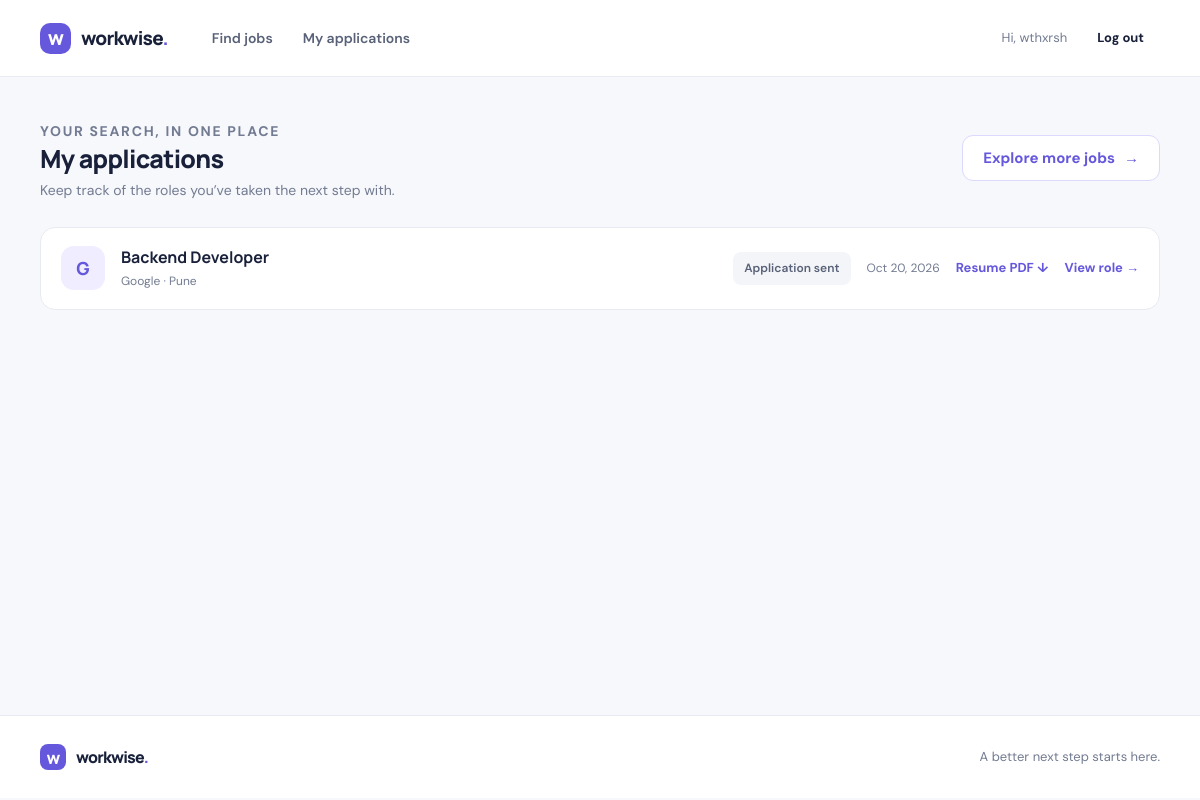
Screenshot of /jobs/applications/ (signed in) with the database file from the repository.
### accounts/models.py (models this page shows, shortened)
class CustomUser(AbstractUser):
    ROLE_CHOICES = [
        ('employer', 'Employer'),
        ('seeker', 'Job Seeker'),
    ]
    role = models.CharField(max_length=20, choices=ROLE_CHOICES, default='seeker')

### jobs/models.py (models this page shows, shortened)
class Application(models.Model):
    job = models.ForeignKey(Job, on_delete=models.CASCADE)
    applicant = models.ForeignKey(settings.AUTH_USER_MODEL, on_delete=models.CASCADE)
    resume = models.FileField(
        upload_to=resume_upload_path,
        blank=True,
        null=True,
    )
    date_applied = models.DateField(auto_now_add=True)
    class Meta:
        unique_together = ['job', 'applicant']

class Job(models.Model):
    title = models.CharField(max_length=200)
    company_name = models.CharField(max_length=200)
    description = models.TextField()
    location = models.CharField(max_length=100)
    salary = models.DecimalField(max_digits=10, decimal_places=2)
    posted_by = models.ForeignKey(settings.AUTH_USER_MODEL, on_delete=models.CASCADE)
    date_posted = models.DateField(auto_now_add=True)
    class Meta:
        ordering = ['-date_posted']

### jobs/views.py (the view)
# urls.py: path("applications/", MyApplicationListsView.as_view(), name="my_applications"),
class MyApplicationListsView(LoginRequiredMixin, ListView):
    model = Application
    template_name = "my_applications.html"
    context_object_name = "my_applications"
    def get_queryset(self):
        return Application.objects.filter(applicant=self.request.user).select_related(
            "job"
        )

### jobs/templates/my_applications.html (shortened to what this page needs)
{% extends "base.html" %}
{% block content %}
<header class="page-heading">
    <div>
        <p class="eyebrow eyebrow-light">Your search, in one place</p>
        <h1>My applications</h1>
        <p>Keep track of the roles you’ve taken the next step with.</p>
    </div>
    <a class="button button-outline" href="{% url 'jobs:job_list' %}">Explore more jobs <span aria-hidden="true">→</span></a>
</header>
<section class="listing-stack" aria-label="Your applications">
    {% for application in my_applications %}
        <article class="listing-row">
            <div class="company-avatar" aria-hidden="true">{{ application.job.company_name|first|upper }}</div>
            <div class="listing-main">
                <h3><a href="{% url 'jobs:job_detail' application.job.pk %}">{{ application.job.title }}</a></h3>
                <p>{{ application.job.company_name }} · {{ application.job.location }}</p>
            </div>
            <span class="status-pill">Application sent</span>
            <span class="application-date">{{ application.date_applied|date:"M j, Y" }}</span>
            {% if application.resume %}
                <a class="text-link" href="{% url 'jobs:resume_download' application.pk %}">Resume PDF ↓</a>
            {% else %}
                <span class="application-date">No resume on file</span>
            {% endif %}
            <a class="text-link" href="{% url 'jobs:job_detail' application.job.pk %}">View role →</a>
        </article>
    {% endfor %}
</section>
{% endblock %}

### jobs/templates/base.html (shortened to what this page needs)
{% load static %}
<!doctype html>
<html lang="en">
<head>
    <link rel="stylesheet" href="{% static 'jobs/css/site.css' %}">
</head>
<body>
    <header class="site-header">
        <div class="nav-shell">
            <a class="brand" href="{% url 'jobs:job_list' %}" aria-label="Workwise home">
                <span class="brand-mark">w</span>
                <span>workwise<span class="brand-period">.</span></span>
            </a>
            <nav class="main-nav" aria-label="Main navigation">
                <a href="{% url 'jobs:job_list' %}">Find jobs</a>
                {% if user.is_authenticated %}
                    {% if user.role == "employer" %}
                        <a href="{% url 'jobs:my_jobs' %}">My listings</a>
                    {% else %}
                        <a href="{% url 'jobs:my_applications' %}">My applications</a>
                    {% endif %}
                {% endif %}
            </nav>
            <div class="nav-actions">
                {% if user.is_authenticated %}
                    <span class="user-greeting">Hi, {{ user.first_name|default:user.username }}</span>
                    <form method="post" action="{% url 'logout' %}" class="logout-form">
                        <button class="button button-quiet button-small" type="submit">Log out</button>
                    </form>
                {% else %}
                    <a class="button button-quiet button-small" href="{% url 'login' %}">Log in</a>
                    <a class="button button-primary button-small" href="{% url 'accounts:signup' %}">Create account <span aria-hidden="true">↗</span></a>
                {% endif %}
            </div>
        </div>
    </header>
    <main class="page-shell">
        {% block content %}{% endblock %}
    </main>
    <footer class="site-footer">
        <div class="footer-shell">
            <a class="brand brand-footer" href="{% url 'jobs:job_list' %}">
                <span class="brand-mark">w</span><span>workwise<span class="brand-period">.</span></span>
            </a>
            <span>A better next step starts here.</span>
        </div>
    </footer>
</body>
</html>

### jobs/static/jobs/css/site.css (style rules this page uses)
:root { color-scheme: light; --ink: #19213a; --muted: #727b91; --line: #e7eaf1; --paper: #ffffff; --canvas: #f7f8fc; --violet: #6558dc; --violet-dark: #5144c5; --violet-soft: #efedff; --mint: #d9f5e8; --danger: #b6384e; --shadow: 0 16px 44px rgba(31, 39, 70, .07); }
* { box-sizing: border-box; }
html { min-width: 320px; scroll-behavior: smooth; }
body { margin: 0; background: var(--canvas); color: var(--ink); font: 15px/1.6 "DM Sans", sans-serif; -webkit-font-smoothing: antialiased; }
a { color: inherit; text-decoration: none; }
button, input, select, textarea { font: inherit; }
button, a { -webkit-tap-highlight-color: transparent; }
.site-header { position: sticky; z-index: 10; top: 0; background: rgba(255, 255, 255, .93); border-bottom: 1px solid rgba(231, 234, 241, .9); backdrop-filter: blur(16px); }
.nav-shell, .footer-shell, .page-shell { width: min(1120px, calc(100% - 48px)); margin-inline: auto; }
.nav-shell { min-height: 76px; display: flex; align-items: center; gap: 44px; }
.brand { display: inline-flex; align-items: center; gap: 10px; font: 800 19px/1 "Manrope", sans-serif; letter-spacing: -.8px; white-space: nowrap; }
.brand-mark { width: 31px; height: 31px; display: grid; place-items: center; border-radius: 10px; background: var(--violet); color: white; font: 800 20px/1 "Manrope", sans-serif; }
.brand-period { color: var(--violet); }
.main-nav { display: flex; align-items: center; gap: 30px; height: 76px; }
.main-nav a { height: 100%; display: flex; align-items: center; position: relative; color: #586177; font-size: 14px; font-weight: 600; }
.nav-actions { display: flex; align-items: center; gap: 10px; margin-left: auto; }
.user-greeting { color: var(--muted); font-size: 13px; margin-right: 4px; }
.logout-form { margin: 0; }
.button { display: inline-flex; align-items: center; justify-content: center; gap: 9px; min-height: 46px; padding: 0 20px; border: 1px solid transparent; border-radius: 11px; cursor: pointer; font-weight: 700; transition: background .18s ease, transform .18s ease, box-shadow .18s ease; }
.button-quiet { color: var(--ink); background: transparent; }
.button-small { min-height: 40px; padding-inline: 15px; border-radius: 9px; font-size: 13px; }
.button-outline { color: var(--violet); background: white; border-color: #dcd9ff; }
.page-shell { min-height: calc(100vh - 162px); padding-block: 38px 80px; }
.site-footer { border-top: 1px solid var(--line); background: #fff; }
.footer-shell { min-height: 82px; display: flex; align-items: center; justify-content: space-between; color: var(--muted); font-size: 13px; }
.brand-footer { color: var(--ink); font-size: 16px; }
.brand-footer .brand-mark { width: 26px; height: 26px; font-size: 17px; border-radius: 8px; }
.eyebrow { display: inline-flex; align-items: center; gap: 8px; margin: 0 0 12px; color: #c8c4ff; font-size: 11px; font-weight: 700; letter-spacing: 1.7px; text-transform: uppercase; }
.eyebrow-light { color: var(--violet); }
.section-heading h2, .page-heading h1 { margin: 0; font: 800 25px/1.25 "Manrope", sans-serif; letter-spacing: -.7px; }
.section-heading p, .page-heading p { margin: 5px 0 0; color: var(--muted); font-size: 14px; }
.company-avatar { flex: 0 0 44px; display: grid; place-items: center; width: 44px; height: 44px; border-radius: 13px; background: var(--violet-soft); color: var(--violet); font: 800 18px "Manrope", sans-serif; text-transform: uppercase; }
.text-link { color: var(--violet); font-size: 13px; font-weight: 700; }
.page-heading { display: flex; align-items: center; justify-content: space-between; gap: 24px; margin-bottom: 25px; }
.detail-meta span, .status-pill { display: inline-flex; align-items: center; gap: 7px; padding: 7px 11px; border-radius: 8px; background: #f4f5f9; color: #586177; font-size: 12px; font-weight: 600; }
.listing-stack { display: grid; gap: 12px; }
.listing-row { display: flex; align-items: center; gap: 16px; padding: 18px 20px; border: 1px solid var(--line); border-radius: 15px; background: white; }
.listing-main { flex: 1; min-width: 0; }
.listing-main h3 { margin: 0; overflow: hidden; font: 700 16px "Manrope", sans-serif; text-overflow: ellipsis; white-space: nowrap; }
.listing-main p { margin: 4px 0 0; color: var(--muted); font-size: 12px; }
.application-date { white-space: nowrap; color: var(--muted); font-size: 12px; }

### rows the page displays
CustomUser: first_name "wthxrsh"
Application: job.company_name|first "G", job "Backend Developer", job.company_name "Google", job.location "Pune", date_applied "Oct 20, 2026", shows "Resume PDF ↓"
